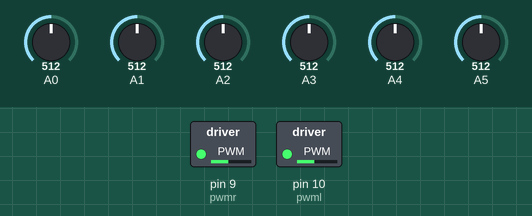
A sketch run on a simulated Arduino Uno, built with avr-gcc and run on an emulated ATmega328P. Shown: switched loads named in the sketch (green lamp = pin HIGH). Inputs (shaded band) come from the test bench; at power-on: A0 = 512, A1 = 512, A5 = 512, A4 = 512, A2 = 512, A3 = 512.

Above: at 4.2 s.
4.3 s: A0 set to 716
At 4.6 s:
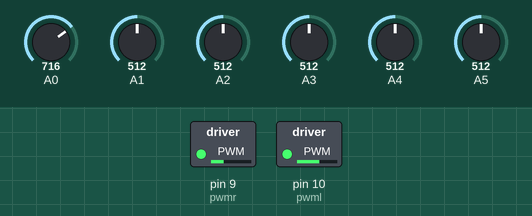
5.8 s: A1 set to 716
At 6.9 s:
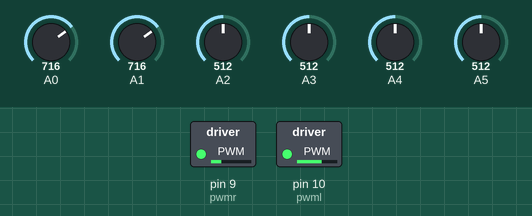
7.3 s: A5 set to 716
At 8.0 s:
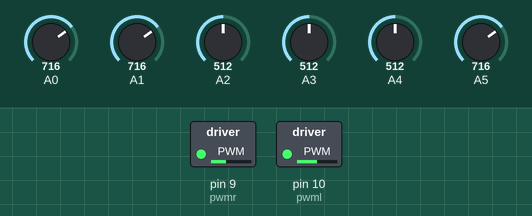
8.8 s: A4 set to 90
At 9.4 s:
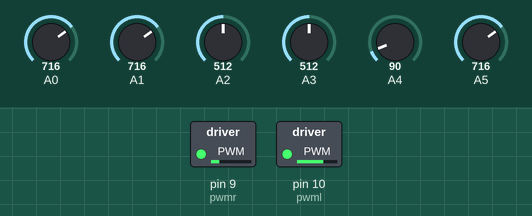
10.3 s: A5 set to 992
At 11.5 s:
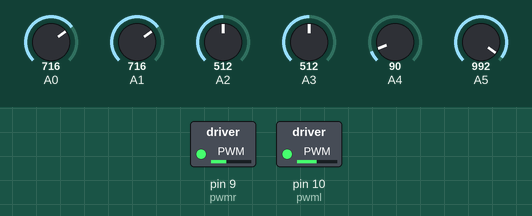
11.8 s: A0 set to 490
At 12.8 s:
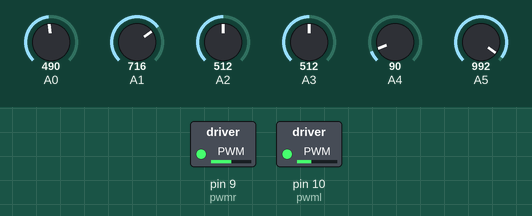
Timing chart, 0 to 14.3 s (numbered marks = the images above; inputs shaded):
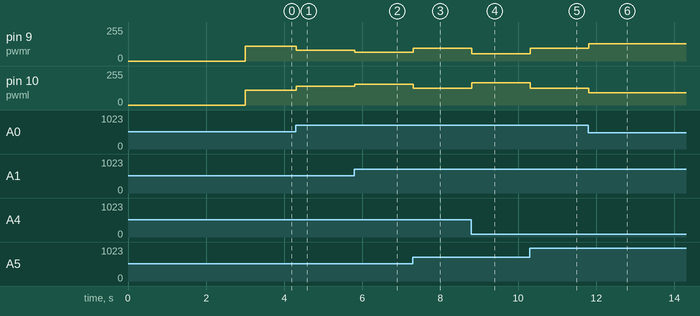

Measured:
- after the input at 4.3 s, pin 9 (pwmr): 110/255 → 79/255 at once; pin 10 (pwml): 110/255 → 141/255 at once
- after the input at 5.8 s, pin 9 (pwmr): 79/255 → 64/255 at once; pin 10 (pwml): 141/255 → 156/255 at once
- after the input at 7.3 s, pin 9 (pwmr): 64/255 → 94/255 at once; pin 10 (pwml): 156/255 → 126/255 at once
- after the input at 8.8 s, pin 9 (pwmr): 94/255 → 53/255 at once; pin 10 (pwml): 126/255 → 167/255 at once
- after the input at 10.3 s, pin 9 (pwmr): 53/255 → 96/255 at once; pin 10 (pwml): 167/255 → 124/255 at once
- after the input at 11.8 s, pin 9 (pwmr): 96/255 → 129/255 at once; pin 10 (pwml): 124/255 → 91/255 at once

The sketch:

Source_code.ino
```cpp
#include <QTRSensors.h>

QTRSensorsAnalog qtr((char[]) {5,4,3,2,1,0},6);

#define lma 4
#define lmb 5
#define pwml 10

#define rma 3
#define rmb 2
#define pwmr 9

#define r_trigpin 13
#define r_echopin 12

#define maxspeed 200
#define minspeed 0
#define basespeed 110

#define w_l_maxspeed 150
#define w_l_minspeed 0
#define w_l_basespeed 110

#define w_maxspeed 150
#define w_minspeed 0
#define w_basespeed 110

#define IR0 (analogRead(A0)>500 ? 1 : 0) // check our value for black
#define IR1 (analogRead(A1)>500 ? 1 : 0)
#define IR2 (analogRead(A2)>500 ? 1 : 0)
#define IR3 (analogRead(A3)>500 ? 1 : 0)
#define IR4 (analogRead(A4)>500 ? 1 : 0)
#define IR5 (analogRead(A5)>500 ? 1 : 0)


int lastError = 0;
int M1 = basespeed;
int M2 = basespeed;

int w_l_M1 = w_l_basespeed;
int w_l_M2 = w_l_basespeed;

int w_lastError = 0;
int w_M1 = w_basespeed;
int w_M2 = w_basespeed;

int wall_count=0;
long duration;
int distance;

int isObstaclePin = 0;  //  input pin
int isObstacle = HIGH;  // HIGH MEANS NO OBSTACLE

void setup() {
  pinMode(r_trigpin,OUTPUT);
  pinMode(r_echopin,INPUT);
  pinMode(isObstaclePin, INPUT);

  pinMode(isObstaclePin, INPUT);
  //Serial.begin(9600);

  calibratte();
  Serial.begin(9600);
}

void loop() {
//  Serial.print(IR0); // Serial print Left most sensor value
//  Serial.print(" / ");
//  Serial.println(IR5); // Serial print Right most sensor value

line_follow();

}


void forward(int lspd, int rspd){
  digitalWrite(lma,HIGH);
  digitalWrite(lmb,LOW);
  digitalWrite(rma,HIGH);
  digitalWrite(rmb,LOW);
  analogWrite(pwml,lspd);
  analogWrite(pwmr,rspd);
}

void reverse(int spd){
  digitalWrite(lma,LOW);
  digitalWrite(lmb,HIGH);
  digitalWrite(rma,LOW);
  digitalWrite(rmb,HIGH);
  analogWrite(pwml,spd);
  analogWrite(pwmr,spd);
}

void breake()
{
  digitalWrite(lma,LOW);
  digitalWrite(lmb,LOW);
  digitalWrite(rma,LOW);
  digitalWrite(rmb,LOW);
}

void calibratte()
{
  for(int i=0;i<100;i++)
  {
     qtr.calibrate();
     delay(5);
  }
}

void line_follow()
{
    unsigned int sensors[6];
    qtr.readLine(sensors, QTR_EMITTERS_ON, 1);
    int position = qtr.readLine(sensors);
    //Serial.println(position);
    int error = position - 2500;
    int motorSpeed = 0.2 * error + 0.4 * (error - lastError);
    lastError = error;
    int m1Speed = M1 + motorSpeed;
    int m2Speed = M2 - motorSpeed;

    if (m1Speed < 0)
      m1Speed = minspeed;
    else if(m1Speed > 255)
      m1Speed = maxspeed;
    if (m2Speed < 0)
      m2Speed = minspeed;
    else if(m2Speed>255)
      m2Speed = maxspeed;
    //Serial.println(position);
    digitalWrite(lma,HIGH);
    digitalWrite(lmb,LOW);
    digitalWrite(rma,HIGH);
    digitalWrite(rmb,LOW);
    analogWrite(pwml,m1Speed);
    analogWrite(pwmr,m2Speed);


}

void line_follow_w_l() // White line, Black background
{
    unsigned int sensors[6];
    qtr.readLine(sensors, QTR_EMITTERS_ON, 1);
    int position = qtr.readLine(sensors);
    //Serial.println(position);
    int error = 2500 - position;
    int motorSpeed = 2 * error + 4 * (error - lastError);
    lastError = error;
    int m1Speed = w_l_M1 + motorSpeed;
    int m2Speed = w_l_M2 - motorSpeed;

    if (m1Speed < 0)
      m1Speed = w_l_minspeed;
    else if(m1Speed > 255)
      m1Speed = w_l_maxspeed;
    if (m2Speed < 0)
      m2Speed = w_l_minspeed;
    else if(m2Speed>255)
      m2Speed = w_l_maxspeed;
    //Serial.println(position);
    digitalWrite(lma,HIGH);
    digitalWrite(lmb,LOW);
    digitalWrite(rma,HIGH);
    digitalWrite(rmb,LOW);
    analogWrite(pwml,m1Speed);
    analogWrite(pwmr,m2Speed);

}

void wall_follow()
{
 /* if(!fir)
    {
      wall_count++;
     // turing code goes here
        while(get_dist() < 10)
        {
        digitalWrite(lma,HIGH);
        digitalWrite(lmb,LOW);
        digitalWrite(rma,LOW);
        digitalWrite(rmb,HIGH);
        analogWrite(pwml,80);
        analogWrite(pwmr,80);
        }
     }*/


      int dist = get_dist();
      int error = dist - 7 ;
      int motorSpeed = 10 * error + 20 * (error - lastError);
      w_lastError = error;
      int m1Speed = w_M1 + motorSpeed;
      int m2Speed = w_M2 - motorSpeed;

      if (m1Speed < 0)
        m1Speed = w_minspeed;
      else if(m1Speed > 255)
        m1Speed = w_maxspeed;
      if (m2Speed < 0)
        m2Speed = w_minspeed;
      else if(m2Speed>255)
        m2Speed = w_maxspeed;

      digitalWrite(lma,HIGH);
      digitalWrite(lmb,LOW);
      digitalWrite(rma,HIGH);
      digitalWrite(rmb,LOW);
      analogWrite(pwml,m1Speed);
      analogWrite(pwmr,m2Speed);
      //Serial.print("\n Left = ");
      //Serial.print(m1Speed);
      //Serial.print("\t Right = ");
      //Serial.print(m2Speed);

}

int get_dist()
{
     digitalWrite(r_trigpin, LOW);
     delayMicroseconds(2);

     digitalWrite(r_trigpin, HIGH);
     delayMicroseconds(10);
     digitalWrite(r_trigpin, LOW);

     duration = pulseIn(r_echopin, HIGH);
     distance= duration*0.034/2;

     return distance;

}
```
